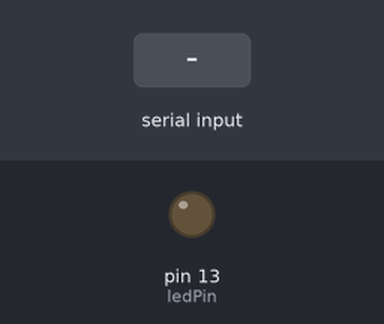
A sketch run on a simulated Arduino Uno, built with avr-gcc and run on an emulated ATmega328P. Parts: output pins drawn as LEDs (lit = HIGH). Dashed ring = blinking. The inputs (shaded band) are chosen by the test bench.

Above: at 1.2 s.
1.3 s: "90,45\n" received over Serial
At 1.7 s:
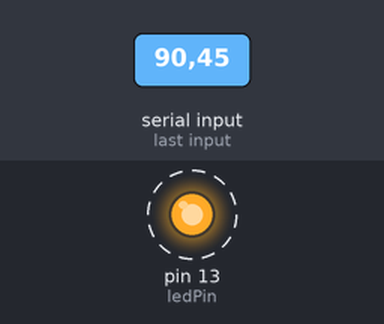
Timing chart, 0 to 10.3 s (numbered marks = the images above; inputs shaded):
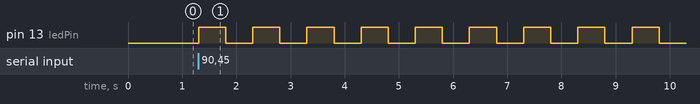

The sketch:

__3_GPT_.ino
```cpp
const int ledPin = 13; // LED 핀
int numBlinks = 0; // LED가 깜박일 횟수

void setup() {
  pinMode(ledPin, OUTPUT); // LED 핀을 출력으로 설정
  Serial.begin(9600); // 시리얼 통신 시작
}

void loop() {
  if (Serial.available() > 0) { // 시리얼 입력이 있을 때
    int inputValue = Serial.parseInt(); // 입력된 정수를 읽음

    // 입력된 정수만큼 LED를 깜박임
    for (int i = 0; i < inputValue; i++) {
      digitalWrite(ledPin, HIGH); // LED 켬
      delay(500); // 0.5초 대기
      digitalWrite(ledPin, LOW); // LED 끔
      delay(500); // 0.5초 대기
    }

    numBlinks = inputValue; // LED 깜박일 횟수 업데이트

    // 입력된 정수의 제곱 값을 계산하고 출력
    int squaredValue = inputValue * inputValue;
    Serial.print("Int's multiply is: ");
    Serial.println(squaredValue);
  }

  // LED 깜박임이 끝나면 초기화
  numBlinks = 0;
}
```

Measured:
- after the input at 1.3 s, pin 13 (ledPin): alternates HIGH for 0.50 s and LOW for 0.50 s, starting at once
